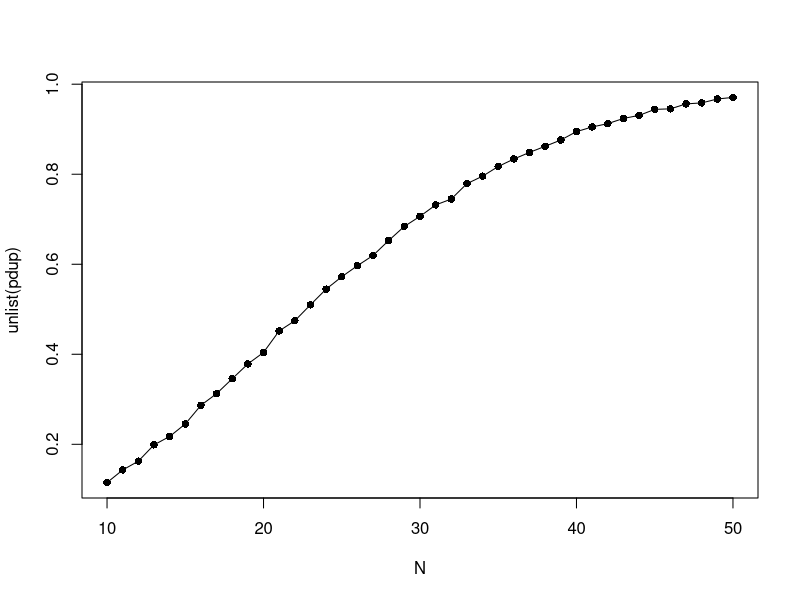

Write R code to recreate this figure.
dup_birthday <- function(n, prob) {
  s <- sample(365, n, replace = TRUE, prob = prob)
  any(duplicated(s))
}

dup_prop <- function(n, nrep, prob = NULL) {
  replicate(nrep, dup_birthday(n, prob = prob)) |> mean()
}

N <- 10:50
pdup <- lapply(N, dup_prop, nrep = 10000)

plot(N, unlist(pdup), type = "o", pch = 16)

pdup <- sapply(N, dup_prop, nrep = 10000)
